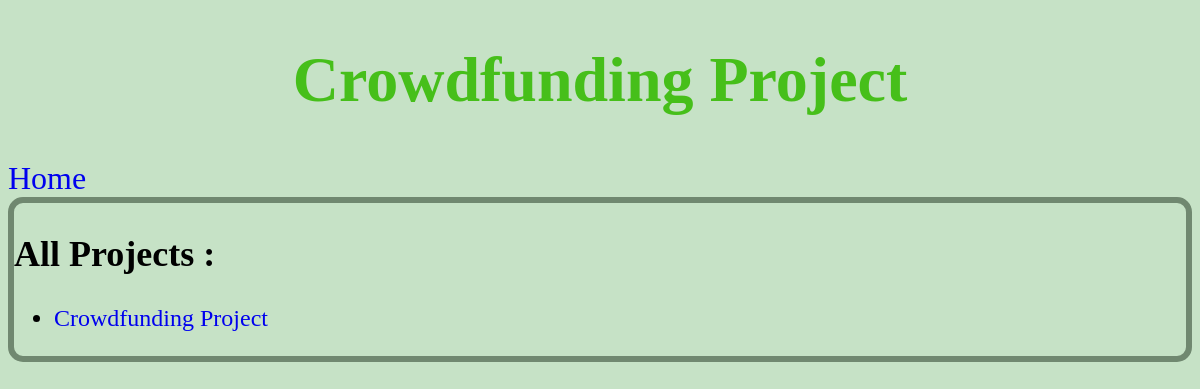
Page /projects/allProjects/5 on the earlier database version.
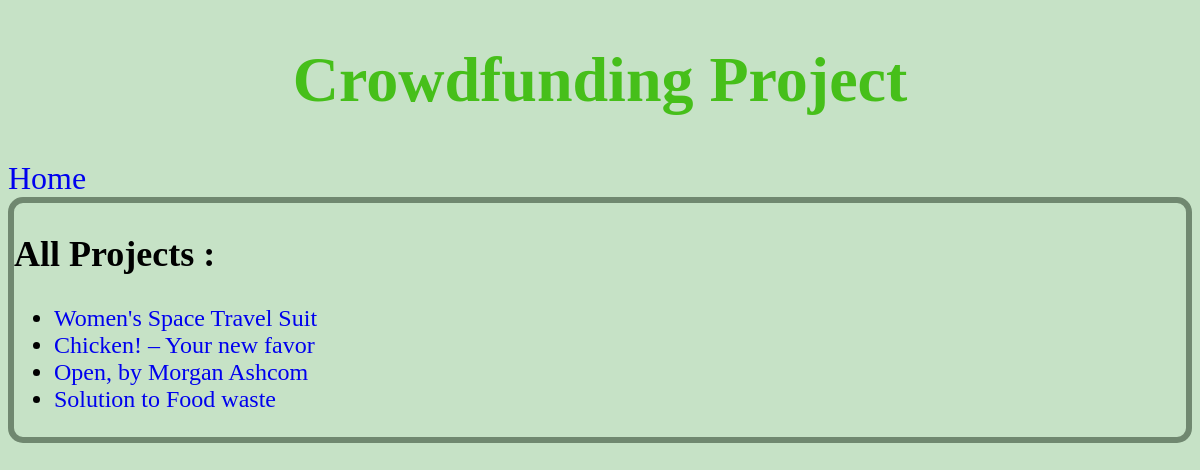
Same page on the later database version.
### projects/models.py (models this page shows, shortened)
class Project (models.Model):
    title=  models.CharField(max_length=25)
    details=models.CharField(max_length=250)
    category=models.ForeignKey(Categories,on_delete=models.CASCADE,null=True)
    total_target=models.FloatField(default=0)
    image = models.FileField(blank=True,upload_to = 'images/',null=True)
    Tags=models.ManyToManyField( 'Tag' ,related_name="projects", blank=True)
    sdate=models.DateField(null=True)
    edate=models.DateField(null=True)
    reported= models.BooleanField(default=False)
    Rating_CHOICES = (
    (1, 'Poor'),
    (2, 'Average'),
    (3, 'Good'),
    (4, 'Very Good'),
    (5, 'Excellent')
    )
    donate=models.FloatField(default=0)
    rate = models.IntegerField(choices=Rating_CHOICES, default=1)
    avg_rate=models.FloatField(default=1)
    user=models.ForeignKey(User,on_delete=models.CASCADE,null=True)

### projects/views.py (the view)
# urls.py: path('allProjects/<int:user_id>',allProjects, name='allProjects'),
def allProjects (request,user_id):
    projects=Project.objects.all()
    context={
        "projects":projects,
        "user_id":user_id
    }
    return render (request,"projects/allProjects.html",context)

### projects/templates/projects/allprojects.html
{% extends 'projects/base.html'%}
{% block content %}
<a href="{% url 'home' user_id %} ">Home</a>
<form action ="" method="POST"  accept-charset="utf-8" enctype="multipart/form-data">
    <div>
        <h2> All Projects :</h2>
      <ul >
          {% for project in projects %}
              <li>
                    <a href="{% url 'Proj_details' project.id %} "> {{ project.title  }} </a>
            </li>
          {% endfor %}
      </ul>
      </div>
</form>
{% endblock %}

Differences in the rows shown:
removed Project: title "Crowdfunding Project"
added Project: title "Women's Space Travel Suit"
added Project: title "Chicken! – Your new favor"
added Project: title "Open, by Morgan Ashcom"
added Project: title "Solution to Food waste"
